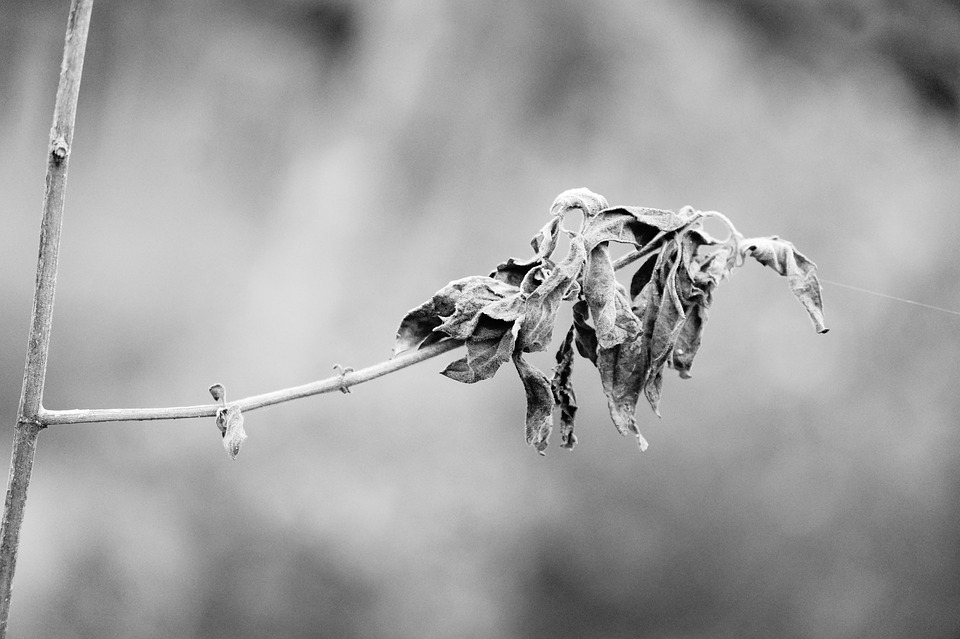
#> input picture exercicios em python/flor.jpg, 960 x 639 px
$ python 8.py
#> lines starting #> are read from the running program, lines starting #| are printed output that depends on the picture
'''
Implemente e plote o Histograma de uma imagem em escala de cinza.
'''
from matplotlib import pyplot as plt
import numpy as np
import cv2

def main ():
    img = cv2.imread("flor.jpg", cv2.IMREAD_COLOR)
#> img is the input picture: shape (639, 960, 3); min 0, max 255, mean 161.5
    gray = cv2.cvtColor(img, cv2.COLOR_BGR2GRAY)
    hist = np.zeros(256)

    for  line in gray:
        for pix in line:
            hist[pix] +=1
#> after the loop, hist = 256 values, max 10238 at index 189, min 103 at index 254, mean 2396.2

    plt.plot(hist)


    plt.waitforbuttonpress()
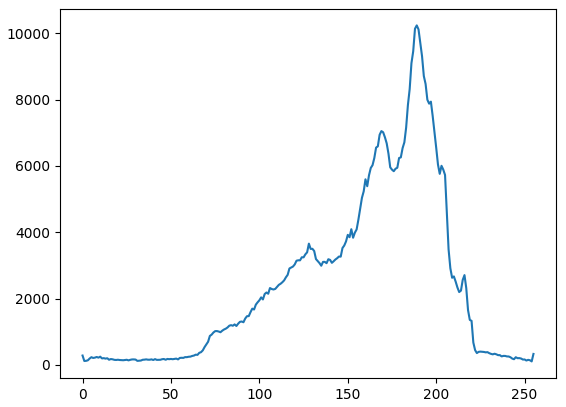
#> figure drawn by matplotlib, 1 panel; curve peaks at x = 189, y = 10238


main()
